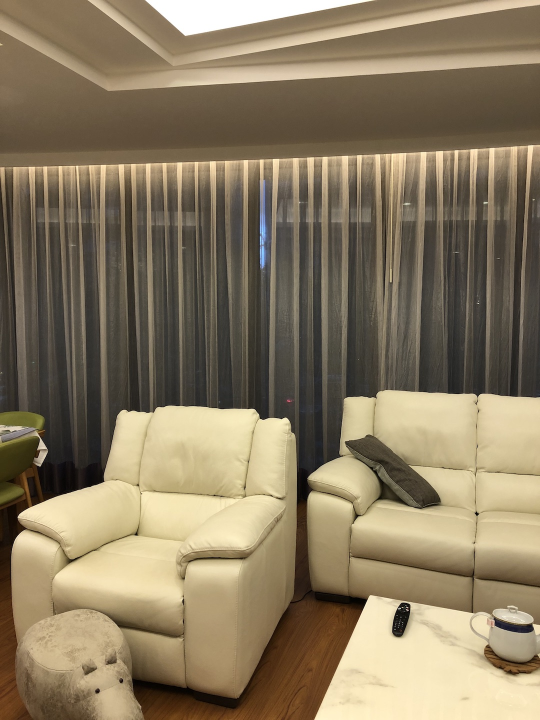
%> input picture footage/myhouse2-1080/IMG_2580.JPG, 1080 x 1440 px (shown at 1/2 size); its folder holds 2 pictures in this run
$ octave imagestitching2_conformalreshape.m   (GNU Octave 9; MATLAB toolbox functions it lacks are replaced by stand-ins)
%> lines starting %> are read from the running program, lines starting %| are printed output that depends on the picture
clear;clc;close all;
% %%%%%%%%%%%%%%%%%%%%%%%%%%%%%%%%%%%%%%%%%%%%%%%%%%%%%%%%%%%%%%%%%%%%%%%%%%%
% fprintf('Loading Image & Reset  ');
tic;

Ifile = imageDatastore('footage/myhouse2-1080');
proj(2) = projective2d(eye(3));
I1 = readimage(Ifile, 1);
%> I1 is the input picture: size 1440x1080x3 uint8; mean R, G, B 137, 122.6, 97.1
grayI1 = im2gray(I1);
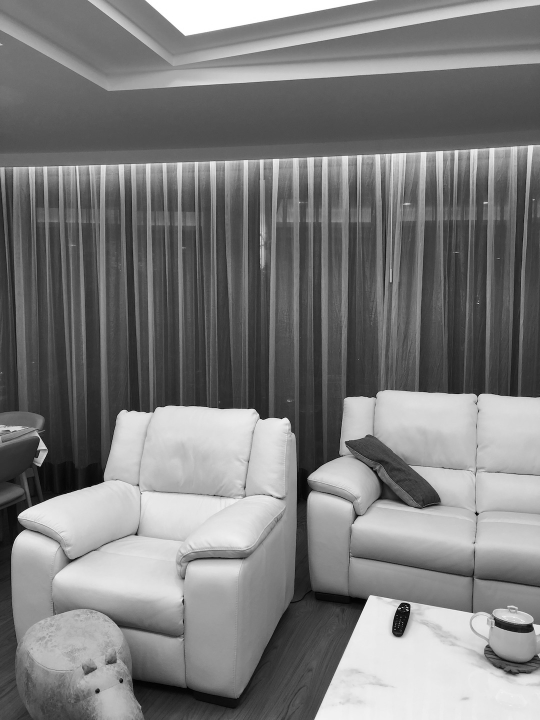
%> grayI1: size 1440x1080 uint8 (shown at 1/2 size); min 0, max 255, mean 124
Isize = size(grayI1);
%> Isize = [1440 1080]
I2 = readimage(Ifile, 2);
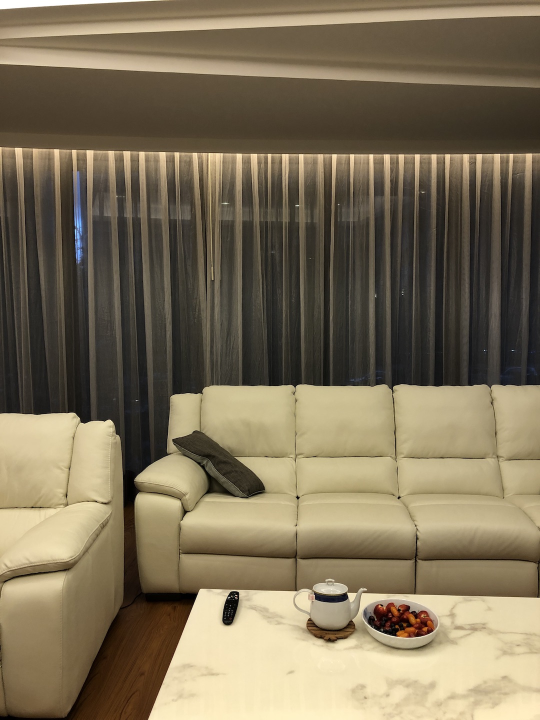
%> input picture footage/myhouse2-1080/IMG_2581.JPG, 1080 x 1440 px (shown at 1/2 size)
%> I2 is the input picture: size 1440x1080x3 uint8; mean R, G, B 125, 112.5, 88.3
grayI2 = im2gray(I2);
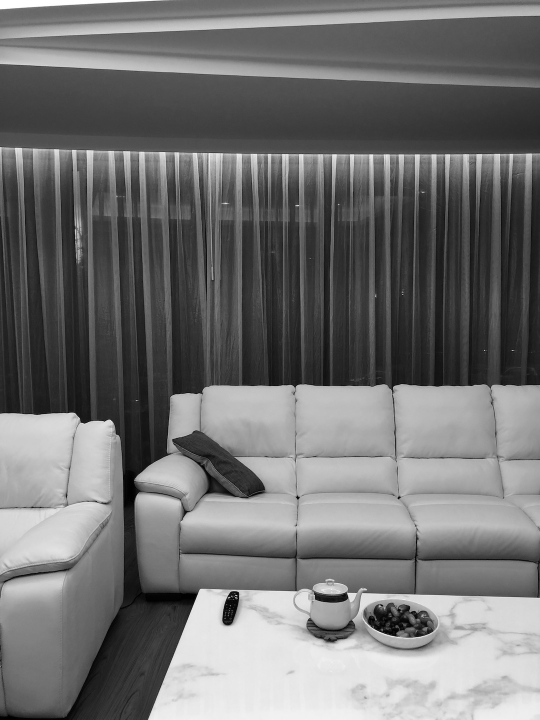
%> grayI2: size 1440x1080 uint8 (shown at 1/2 size); min 0, max 255, mean 113.5

% Timesum = 0;
% toc;Timesum = Timesum + toc;
% %%%%%%%%%%%%%%%%%%%%%%%%%%%%%%%%%%%%%%%%%%%%%%%%%%%%%%%%%%%%%%%%%%%%%%%%%%%
% fprintf('Selecting Good Matches :\n');
% fprintf('Unused  ')
% tic;

grayI1( : , 1 : (Isize(1, 2) / 3)) = 0;
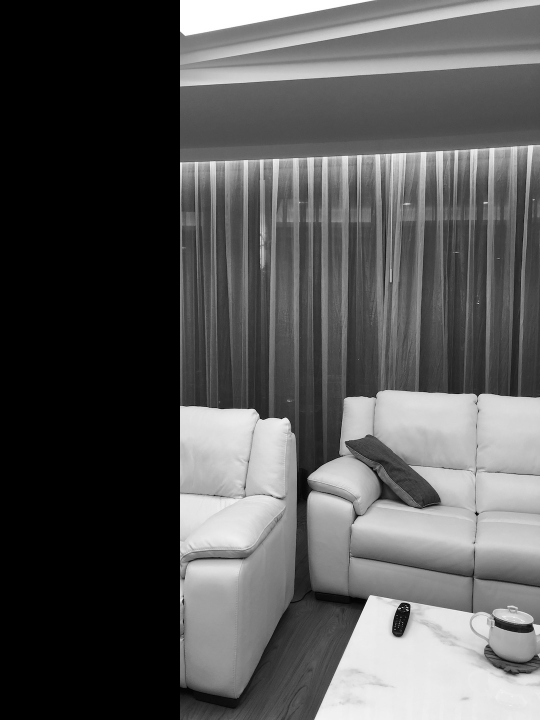
%> grayI1: size 1440x1080 uint8 (shown at 1/2 size); min 0, max 255, mean 85.5
grayI2( : , (Isize(1, 2) * 2 / 3) : end) = 0;
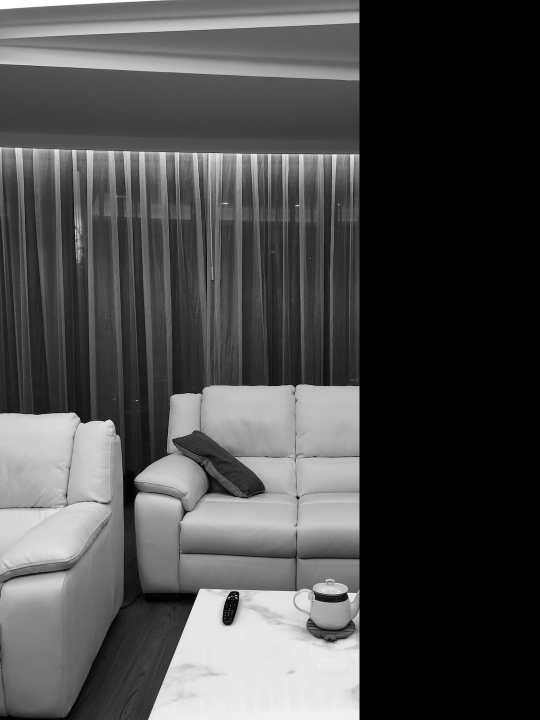
%> grayI2: size 1440x1080 uint8 (shown at 1/2 size); min 0, max 255, mean 74.7

% toc;Timesum = Timesum + toc;
% %%%%%%%%%%%%%%%%%%%%%%%%%%%%%%%%%%%%%%%%%%%%%%%%%%%%%%%%%%%%%%%%%%%%%%%%%%%
% fprintf('Detect  ')
% tic;

points1 = detectSIFTFeatures(grayI1);
%> points1 = 930 points; strongest (x, y): (363, 1201), (544, 993), (363, 328), (1057, 1258), (388, 38)
points2 = detectSIFTFeatures(grayI2);
%> points2 = 840 points; strongest (x, y): (472, 1196), (596, 996), (687, 1196), (640, 1195), (193, 1004)

% toc;Timesum = Timesum + toc;
% %%%%%%%%%%%%%%%%%%%%%%%%%%%%%%%%%%%%%%%%%%%%%%%%%%%%%%%%%%%%%%%%%%%%%%%%%%%
% fprintf('Extract ')
% tic;

[features1, points11] = extractFeatures(grayI1, points1);
%> points11 = 926 points; strongest (x, y): (363, 1201), (544, 993), (363, 328), (1057, 1258), (388, 38)
[features2, points22] = extractFeatures(grayI2, points2);
%> points22 = 835 points; strongest (x, y): (472, 1196), (596, 996), (687, 1196), (640, 1195), (193, 1004)
indexPAIRS = matchFeatures(features1, features2, 'Unique', true);
%> indexPAIRS = 229 rows, first 12: [9 823; 42 15; 46 21; 50 28; 51 29; 53 31; 63 43; 92 54; 99 81; 110 86; 111 629; 112 76]
matchedPoints11 = points11(indexPAIRS(:,1), :);
%> matchedPoints11 = 229 points; strongest (x, y): (544, 993), (1000, 1248), (430, 992), (608, 978), (756, 1225)
matchedPoints12 = points22(indexPAIRS(:,2), :);
%> matchedPoints12 = 229 points; strongest (x, y): (640, 1195), (193, 1004), (418, 1208), (262, 982), (66, 1015)

% toc;Timesum = Timesum + toc;
% %%%%%%%%%%%%%%%%%%%%%%%%%%%%%%%%%%%%%%%%%%%%%%%%%%%%%%%%%%%%%%%%%%%%%%%%%%%
% fprintf('Offsets ')
% tic;

vector = matchedPoints11.Location - matchedPoints12.Location;
%> vector = 229 rows, first 12: [-348.9 -873.2; 369.6 -38.71; 369 -38.11; 366.3 -39.04; 368.3 -37.05; 368.7 -36.36; 366.5 -35.99; 377.5 -13.96; 363.5 -32.44; 361.6 -30.95; -145.4 14.55; 382.9 12.31]
vectormean = mean(vector( : , : ));
%> vectormean = [359.3 -3.86]
vectorstd = std(vector( : , : ));
%> vectorstd = [91.01 110.6]
indexoffsetsdel = (((abs(vector(:,1)-vectormean(1))) > (vectorstd(1)*2)) ...
    | ((abs(vector(:,2)-vectormean(2))) > (vectorstd(2)*2)));
%> indexoffsetsdel = 229 logical values, 7 true
indexPAIRS(indexoffsetsdel, :) = [];
matchedPoints11 = points11(indexPAIRS(:,1), :);
%> matchedPoints11 = 222 points; strongest (x, y): (544, 993), (1000, 1248), (430, 992), (608, 978), (756, 1225)
matchedPoints12 = points22(indexPAIRS(:,2), :);
%> matchedPoints12 = 222 points; strongest (x, y): (640, 1195), (193, 1004), (418, 1208), (262, 982), (66, 1015)

% toc;Timesum = Timesum + toc;
% %%%%%%%%%%%%%%%%%%%%%%%%%%%%%%%%%%%%%%%%%%%%%%%%%%%%%%%%%%%%%%%%%%%%%%%%%%%
% fprintf('Section ')
% tic;

vectorup = matchedPoints11.Location - matchedPoints12.Location;
%> vectorup = 222 rows, first 12: [369.6 -38.71; 369 -38.11; 366.3 -39.04; 368.3 -37.05; 368.7 -36.36; 366.5 -35.99; 377.5 -13.96; 363.5 -32.44; 361.6 -30.95; 382.9 12.31; 382.1 32.25; 361.4 -30.52]
vectoruppos = (matchedPoints11.Location(:,2)<Isize(1,1)/3);
%> vectoruppos = 222 logical values, 76 true
vectorupmean = mean(vectorup(vectoruppos, : ));
%> vectorupmean = [368.6 3.76]
vectorupstd = std(vectorup(vectoruppos, : ));
%> vectorupstd = [19.88 10.28]

indexdelup = ((vectoruppos(:) == 1) ...
    & (((abs(vectorup(:, 1) - vectorupmean(1))) > (vectorupstd(1) * 1)) ...
    | ((abs(vectorup(:, 2) - vectorupmean(2))) > ((vectorupstd(2)) * 1))));
%> indexdelup = 222 logical values, 23 true
indexPAIRS(indexdelup, :) = [];
matchedPoints11 = points11(indexPAIRS(:,1), :);
%> matchedPoints11 = 199 points; strongest (x, y): (544, 993), (1000, 1248), (430, 992), (608, 978), (756, 1225)
matchedPoints12 = points22(indexPAIRS(:,2), :);
%> matchedPoints12 = 199 points; strongest (x, y): (640, 1195), (193, 1004), (418, 1208), (262, 982), (66, 1015)


vectormid = matchedPoints11.Location - matchedPoints12.Location;
%> vectormid = 199 rows, first 12: [369.6 -38.71; 369 -38.11; 366.3 -39.04; 368.3 -37.05; 368.7 -36.36; 366.5 -35.99; 377.5 -13.96; 363.5 -32.44; 361.6 -30.95; 382.9 12.31; 382.1 32.25; 361.4 -30.52]
vectorposmid = ((matchedPoints11.Location(:,2)>Isize(1,1)/3) & (matchedPoints11.Location(:,2)<Isize(1,1)*2/3));
%> vectorposmid = 199 logical values, 65 true
vectormeanmid = mean(vectormid(vectorposmid, : ));
%> vectormeanmid = [353.6 6.59]
vectorstdmid = std(vectormid(vectorposmid, : ));
%> vectorstdmid = [9.15 9.53]

indexdelmid = ((vectorposmid == 1) ...
    & (((abs(vectormid(:, 1) - vectormeanmid(1))) > (vectorstdmid(1) * 1)) ...
    | ((abs(vectormid(:, 2) - vectormeanmid(2))) > ((vectorstdmid(2)) * 1))));
%> indexdelmid = 199 logical values, 22 true

indexPAIRS(indexdelmid, :) = [];
matchedPoints11 = points11(indexPAIRS(:,1), :);
%> matchedPoints11 = 177 points; strongest (x, y): (544, 993), (1000, 1248), (430, 992), (608, 978), (756, 1225)
matchedPoints12 = points22(indexPAIRS(:,2), :);
%> matchedPoints12 = 177 points; strongest (x, y): (640, 1195), (193, 1004), (418, 1208), (262, 982), (66, 1015)


vectordown = matchedPoints11.Location - matchedPoints12.Location;
%> vectordown = 177 rows, first 12: [369.6 -38.71; 369 -38.11; 366.3 -39.04; 368.3 -37.05; 368.7 -36.36; 366.5 -35.99; 363.5 -32.44; 361.6 -30.95; 382.9 12.31; 361.4 -30.52; 364.4 -23.87; 360.6 -29.29]
vectorposdown = (matchedPoints11.Location(:,2)>Isize(1,1)*2/3);
%> vectorposdown = 177 logical values, 81 true
vectormeandown = mean(vectordown(vectorposdown, : ));
%> vectormeandown = [355 11.51]
vectorstddown = std(vectordown(vectorposdown, : ));
%> vectorstddown = [9.22 39.23]

indexdeldown = ((vectorposdown == 1) ...
    & (((abs(vectordown(:, 1) - vectormeandown(1))) > (vectorstddown(1) * 1)) ...
    | ((abs(vectordown(:, 2) - vectormeandown(2))) > ((vectorstddown(2)) * 1))));
%> indexdeldown = 177 logical values, 51 true
indexPAIRS(indexdeldown, :) = [];
matchedPoints11 = points11(indexPAIRS(:,1), :);
%> matchedPoints11 = 126 points; strongest (x, y): (544, 993), (608, 978), (858, 998), (858, 998), (717, 833)
matchedPoints12 = points22(indexPAIRS(:,2), :);
%> matchedPoints12 = 126 points; strongest (x, y): (193, 1004), (262, 982), (507, 975), (507, 975), (286, 956)

% figure; ax = axes;
% showMatchedFeatures(I1, I2, matchedPoints11, matchedPoints12, 'montage', 'Parent', ax);

% toc;Timesum = Timesum + toc;
% %%%%%%%%%%%%%%%%%%%%%%%%%%%%%%%%%%%%%%%%%%%%%%%%%%%%%%%%%%%%%%%%%%%%%%%%%%%
% fprintf('Calculating Proj       ');
% tic;

%> (the run ends here)
